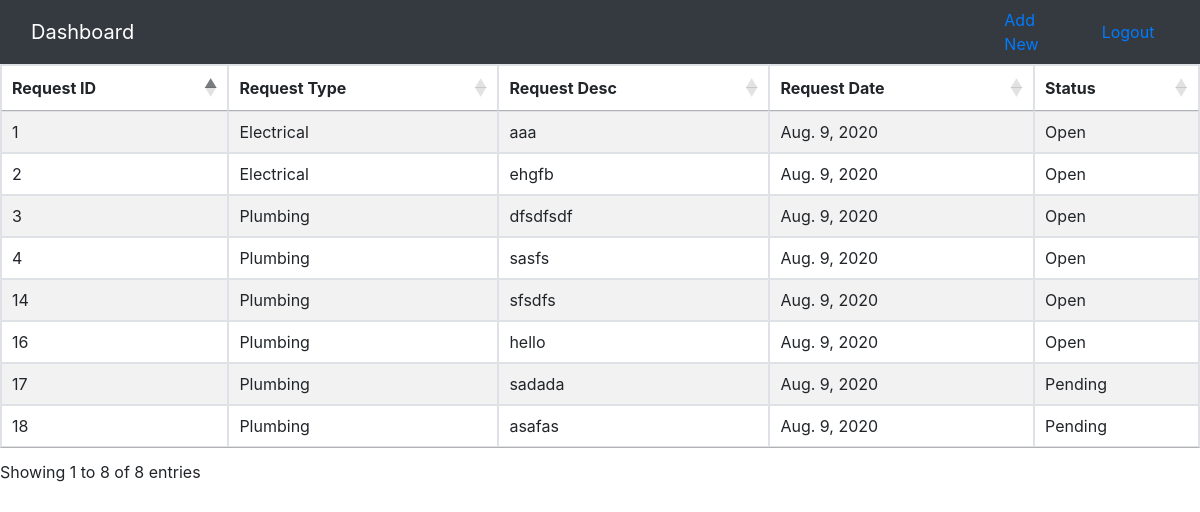
Screenshot of / (signed in) with the database file from the repository.
### handler/models.py (models this page shows)
class RequestList(models.Model):
    request_type = models.CharField(max_length=100)
    request_desc = models.CharField(max_length=500)
    request_date = models.DateField(auto_created=True, default=datetime.now().date())
    city = models.CharField(max_length=30)
    state = models.CharField(max_length=30)
    pin_code = models.CharField(max_length=6)
    status = models.CharField(max_length=100, default='Open')
    remarks = models.CharField(max_length=500, null=True)
    mobile_number = models.CharField(max_length=15, verbose_name="Alternate Phone number", default="N/A")

### handler/views.py (the view)
# urls.py: path('', index, name="index"),
@login_required
def index(request):
    context = {
        'queryset' : RequestList.objects.all()
    }
    return render(request, 'handler/index.html', context)

### handler/templates/handler/index.html (shortened to what this page needs)
{% extends 'base.html' %}
{%block content %}
    {% if queryset %}
        <table id="view_data" class="table table-bordered table-striped">
            <thead>
                <th>Request ID</th>
                <th>Request Type</th>
                <th>Request Desc</th>
                <th>Request Date</th>
                <th>Status</th>
            </thead>
            <tbody>
                {% for query in queryset %}
                    <tr>
                        <td>{{ query.id }}</td>
                        <td>{{ query.request_type }}</td>
                        <td>{{ query.request_desc }}</td>
                        <td>{{ query.request_date }}</td>
                        <td>{{ query.status }}</td>
                    </tr>
                {% endfor %}
            </tbody>
        </table>
    {% endif %}
{% endblock %}

### templates/base.html (shortened to what this page needs)
<!DOCTYPE html>
<html>
    <head>
        <link rel="stylesheet"
            href="https://stackpath.bootstrapcdn.com/bootstrap/4.5.0/css/bootstrap.min.css">
        <link rel="stylesheet" type="text/css"
            href="https://cdn.datatables.net/1.10.21/css/jquery.dataTables.css">
    </head>
    <body>
        <nav class="navbar navbar-dark bg-dark">
            <div class="col-md-10">
                <a class="navbar-brand" href="{% url 'handler:index' %}">Dashboard</a>
            </div>
            <div class="col-md-1">
                <a href="{% url 'handler:add' %}">Add New</a>
            </div>
            <div class="col-md-1">
                <a href="{% url 'logout' %}">Logout</a>
            </div>
        </nav>
        {% block content %}
        {% endblock %}
    </body>
</html>

### rows the page displays
RequestList: id "1", request_type "Electrical", request_desc "aaa", request_date "Aug. 9, 2020", status "Open"
RequestList: id "2", request_type "Electrical", request_desc "ehgfb", request_date "Aug. 9, 2020", status "Open"
RequestList: id "3", request_type "Plumbing", request_desc "dfsdfsdf", request_date "Aug. 9, 2020", status "Open"
RequestList: id "4", request_type "Plumbing", request_desc "sasfs", request_date "Aug. 9, 2020", status "Open"
RequestList: id "14", request_type "Plumbing", request_desc "sfsdfs", request_date "Aug. 9, 2020", status "Open"
RequestList: id "16", request_type "Plumbing", request_desc "hello", request_date "Aug. 9, 2020", status "Open"
RequestList: id "17", request_type "Plumbing", request_desc "sadada", request_date "Aug. 9, 2020", status "Pending"
RequestList: id "18", request_type "Plumbing", request_desc "asafas", request_date "Aug. 9, 2020", status "Pending"
